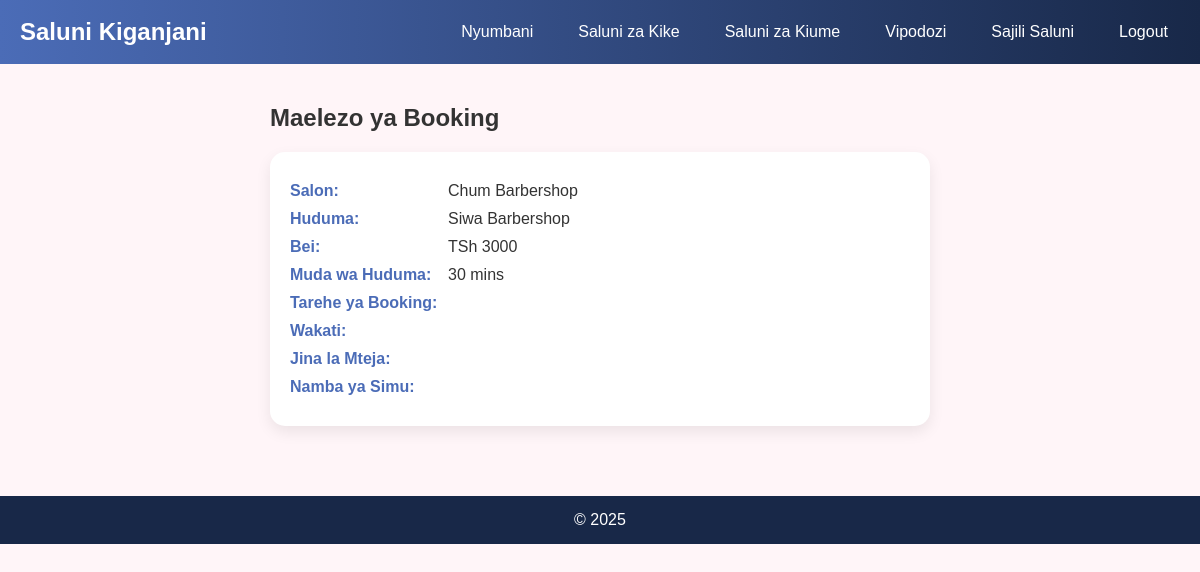
The app's page /kiume/booking/1/ (signed in) with its own data.
### saluni_kiume/models.py (models this page shows, shortened)
class MaleBooking(models.Model):
    STATUS_CHOICES = [
        ('pending', 'Pending'),
        ('confirmed', 'Confirmed'),
        ('completed', 'Completed'),
        ('cancelled', 'Cancelled'),
        ('no_show', 'No-show'),
    ]
    customer = models.ForeignKey(settings.AUTH_USER_MODEL, related_name='male_bookings', on_delete=models.CASCADE)
    salon = models.ForeignKey(MaleSalon, related_name='bookings', on_delete=models.CASCADE)
    service = models.ForeignKey(MaleService, related_name='bookings', on_delete=models.CASCADE)
    stylist = models.ForeignKey(MaleStylist, related_name='bookings', on_delete=models.SET_NULL, null=True, blank=True)
    start_datetime = models.DateTimeField()
    end_datetime = models.DateTimeField(blank=True, null=True)
    status = models.CharField(max_length=20, choices=STATUS_CHOICES, default='pending')
    created_at = models.DateTimeField(auto_now_add=True)
    updated_at = models.DateTimeField(auto_now=True)
    notes = models.TextField(blank=True)
    class Meta:
        indexes = [
            models.Index(fields=['salon', 'start_datetime']),
            models.Index(fields=['customer', 'start_datetime'])
        ]
        ordering = ['-start_datetime']

class MaleSalon(models.Model):
    name = models.CharField(max_length=200)
    description = models.TextField(blank=True)
    address = models.CharField(max_length=300)
    region = models.CharField(max_length=100)
    district = models.CharField(max_length=100)
    street = models.CharField(max_length=200)
    latitude = models.DecimalField(max_digits=9, decimal_places=6, blank=True, null=True)
    longitude = models.DecimalField(max_digits=9, decimal_places=6, blank=True, null=True)
    phone = models.CharField(validators=[PHONE_REGEX], max_length=16, blank=True, null=True)
    email = models.EmailField(blank=True, null=True)
    website = models.URLField(blank=True, null=True)
    facebook = models.URLField(blank=True, null=True)
    instagram = models.URLField(blank=True, null=True)
    opening_hours = models.JSONField(blank=True, null=True)
    created_at = models.DateTimeField(auto_now_add=True)
    updated_at = models.DateTimeField(auto_now=True)
    class Meta:
        ordering = ['name']

class MaleService(models.Model):
    salon = models.ForeignKey(MaleSalon, related_name='services', on_delete=models.CASCADE)
    name = models.CharField(max_length=150)
    description = models.TextField(blank=True)
    price = models.DecimalField(max_digits=10, decimal_places=2, validators=[MinValueValidator(0)])
    duration_minutes = models.PositiveIntegerField(default=30)
    active = models.BooleanField(default=True)
    image_url = models.URLField(blank=True, null=True)  # <-- Use URL instead of upload
    class Meta:
        unique_together = ('salon', 'name')
        ordering = ['salon', 'name']

### saluni_kiume/views.py (the view)
# urls.py: path('booking/<int:booking_id>/', views.male_booking_detail, name='male_booking_detail'),
@login_required
def male_booking_detail(request, booking_id):
    booking = get_object_or_404(MaleBooking, id=booking_id)
    return render(request, 'saluni_kiume/male_booking_detail.html', {'booking': booking})

### saluni_kiume/templates/saluni_kiume/male_booking_detail.html (shortened to what this page needs)
{% extends "base.html" %}
{% block content %}
<section class="booking-detail-section">
    <div class="container">
        <h1>
            Maelezo ya Booking
        </h1>
        <div class="booking-info">
            <p><strong>Salon:</strong> {{ booking.salon.name }}</p>
            <p><strong>Huduma:</strong> {{ booking.service.name }}</p>
            <p><strong>Bei:</strong> TSh {{ booking.service.price|floatformat:0 }}</p>
            <p><strong>Muda wa Huduma:</strong> {{ booking.service.duration_minutes }} mins</p>
            <p><strong>Tarehe ya Booking:</strong> {{ booking.booking_date }}</p>
            <p><strong>Wakati:</strong> {{ booking.booking_time }}</p>
            <p><strong>Jina la Mteja:</strong> {{ booking.customer_name }}</p>
            <p><strong>Namba ya Simu:</strong> {{ booking.customer_phone }}</p>
        </div>
    </div>
</section>
{% endblock %}

### saluni_kike/templates/base.html (style rules this page uses)
* { margin:0; padding:0; box-sizing:border-box; }
body { font-family: 'Mulish', sans-serif; background:#f9f9f9; color:#333; }

### saluni_kiume/templates/saluni_kiume/male_booking_detail.html (style rules this page uses)
body { font-family: 'Poppins', sans-serif; background: #fff5f8; color: #333; }
.container { max-width: 700px; margin: 0 auto; padding: 20px; }
.booking-info { background: #fff; padding: 20px; border-radius: 15px; box-shadow: 0 6px 15px rgba(0,0,0,0.08); margin-top: 20px; }
.booking-info p { margin: 10px 0; font-size: 1rem; display: flex; align-items: center; gap: 8px; }
.booking-info strong { color: #4b6cb7; width: 150px; flex-shrink: 0; }

### records on screen
MaleBooking: salon.name "Chum Barbershop", service.name "Siwa Barbershop", service.price "3000", service.duration_minutes "30"

### other values on screen
{{ year|default:2025 }} "2025"
